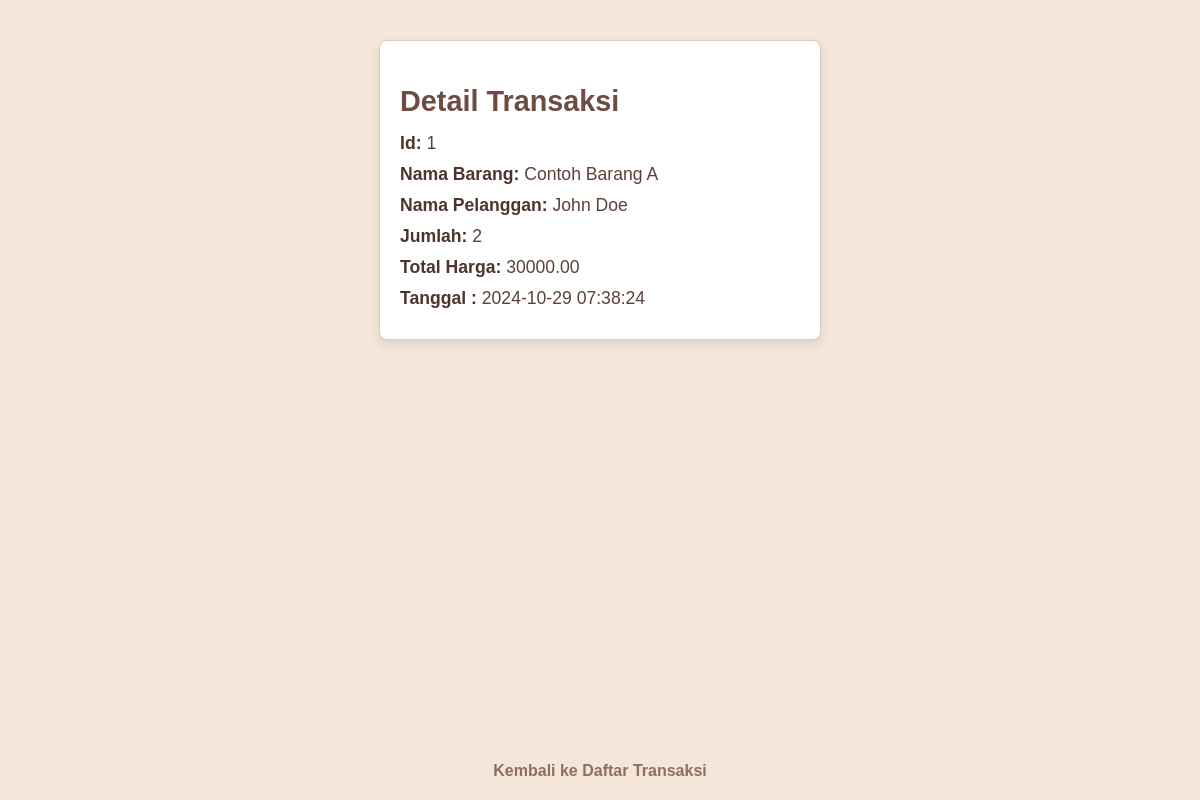
/index.php?controller=transaksi&action=detail&id=1, run on the app's committed database.
### tables this page shows
CREATE TABLE `transaksi` (
  `id_transaksi` int(11) NOT NULL,
  `kode_barang` varchar(10) DEFAULT NULL,
  `id_pelanggan` varchar(10) DEFAULT NULL,
  `jumlah` int(11) DEFAULT NULL,
  `total_harga` decimal(10,2) DEFAULT NULL,
  `tanggal` timestamp NOT NULL DEFAULT current_timestamp()
);

CREATE TABLE `barang` (
  `kode_barang` varchar(10) NOT NULL,
  `nama_barang` varchar(50) DEFAULT NULL,
  `harga` decimal(10,2) DEFAULT NULL,
  `stok` int(11) DEFAULT NULL
);

CREATE TABLE `pelanggan` (
  `id_pelanggan` varchar(10) NOT NULL,
  `nama_pelanggan` varchar(50) DEFAULT NULL,
  `alamat` varchar(100) DEFAULT NULL
);

### App/controllers/TransaksiController.php (called while the page is built, shortened)
<?php
require_once __DIR__ . '/../models/Transaksi.php';
class TransaksiController
{
    private $transaksiModel;
    public function __construct($db)
    {
        $this->transaksiModel = new Transaksi($db);
    }
    public function detail($id)
    {
        $transaksiDetail = $this->transaksiModel->getDetailTransaksi($id);
        require_once __DIR__ . '/../views/transaksi/detail.php';
    }
}

### App/models/transaksi.php (called while the page is built, shortened)
<?php
class Transaksi
{
    private $db;
    public function __construct($database)
    {
        $this->db = $database;
    }
    public function getDetailTransaksi($id)
    {
        $query = "SELECT t.id_transaksi, p.nama_barang, pel.nama_pelanggan, t.jumlah, t.total_harga, t.tanggal
              FROM transaksi t
              JOIN barang p ON t.kode_barang = p.kode_barang
              JOIN pelanggan pel ON t.id_pelanggan = pel.id_pelanggan
              WHERE t.id_transaksi = :id";
        $stmt = $this->db->prepare($query);
        $stmt->bindParam(':id', $id);
        $stmt->execute();
        return $stmt->fetch(PDO::FETCH_ASSOC);
    }
}

### App/Views/Transaksi/detail.php (the view, shortened to what this page needs)
<!DOCTYPE html>
<html lang="id">
<head>
</head>
<body>
    <div class="card">
        <h2>Detail Transaksi </h2>
        <p><strong>Id:</strong> <?= htmlspecialchars($transaksiDetail['id_transaksi']) ?></p>
        <p><strong>Nama Barang:</strong> <?= htmlspecialchars($transaksiDetail['nama_barang']) ?></p>
        <p><strong>Nama Pelanggan:</strong> <?= htmlspecialchars($transaksiDetail['nama_pelanggan']) ?></p>
        <p><strong>Jumlah:</strong> <?= htmlspecialchars($transaksiDetail['jumlah']) ?></p>
        <p><strong>Total Harga:</strong> <?= htmlspecialchars($transaksiDetail['total_harga']) ?></p>
        <p><strong>Tanggal :</strong> <?= htmlspecialchars($transaksiDetail['tanggal']) ?></p>
    </div>
    <nav>
        <a href="index.php?controller=transaksi&action=index">Kembali ke Daftar Transaksi</a>
    </nav>
</body>
</html>

### App/Views/Transaksi/detail.php (style rules this page uses)
body { font-family: Arial, sans-serif; background-color: #f4e7da; color: #4e342e; display: flex; flex-direction: column; justify-content: space-between; align-items: center; min-height: 100vh; margin: 0; }
nav { position: relative; width: 100%; text-align: center; padding: 20px 0; background-color: #f4e7da; }
nav a { text-decoration: none; color: #8d6e63; font-weight: bold; }
.card { background-color: #fff; border: 1px solid #d7ccc8; border-radius: 8px; padding: 20px; box-shadow: 0 4px 10px rgba(0, 0, 0, 0.1); width: 100%; max-width: 400px; margin-top: 40px; }
.card h2 { font-size: 1.8em; margin-bottom: 15px; color: #6d4c41; }
.card p { margin: 10px 0; font-size: 1.1em; color: #5d4037; }
.card p strong { color: #4e342e; }

### data on the page
transaksi: id_transaksi "1", kode_barang.nama_barang "Contoh Barang A", id_pelanggan.nama_pelanggan "John Doe", jumlah "2", total_harga "30000.00", tanggal "2024-10-29 07:38:24"
